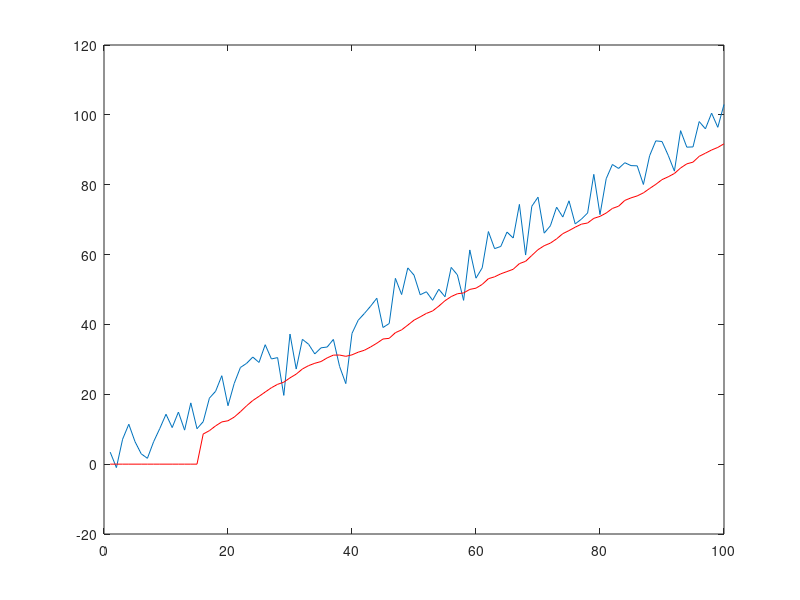

Reproduce this figure in MATLAB.
clc
clear all
% close all

x = (1:100) + 5*randn(1,100);
figure,plot(x)
M = 15;
for n = M+1:100
    y(n) = mean(x(n-M:n));
end
hold on,plot(y,'r')